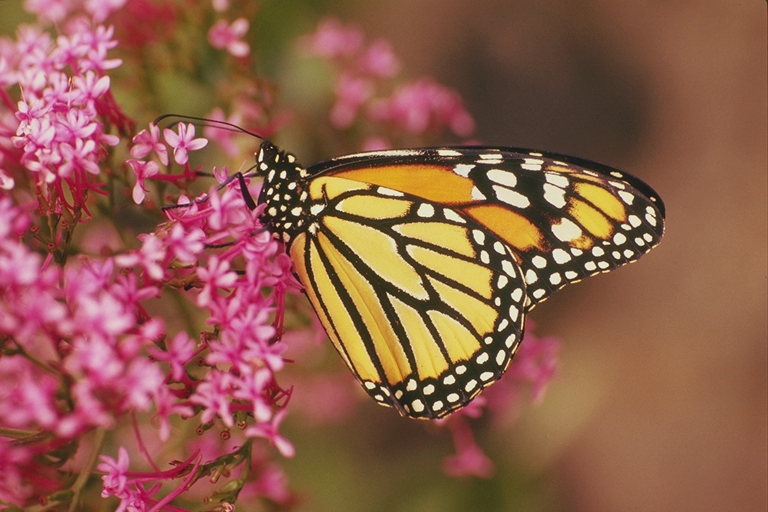
#> input picture Imagens/monarch.ppm, 768 x 512 px, found by its file name
$ python ScriptParaCores.py
#> lines starting #> are read from the running program, lines starting #| are printed output that depends on the picture
from matplotlib import pyplot as plt
import numpy as np
from PIL import Image

img = np.array(Image.open('imagens/monarch.ppm').convert('RGB'))
#> img is the input picture: shape (512, 768, 3); mean R, G, B 143.5, 93, 75

cores = ["red","green","blue"]
nomes = ['R','G','B']

plt.figure(figsize=(7,7))
for c in range(3):
    h = np.bincount(img[:,:,c].ravel(), minlength=256)
    plt.plot(h, color=cores[c], label=nomes[c])

plt.title("Histograma")
plt.xlabel('Nível')
plt.ylabel('Frequência')
plt.xlim(0,256)
plt.legend()
plt.show()
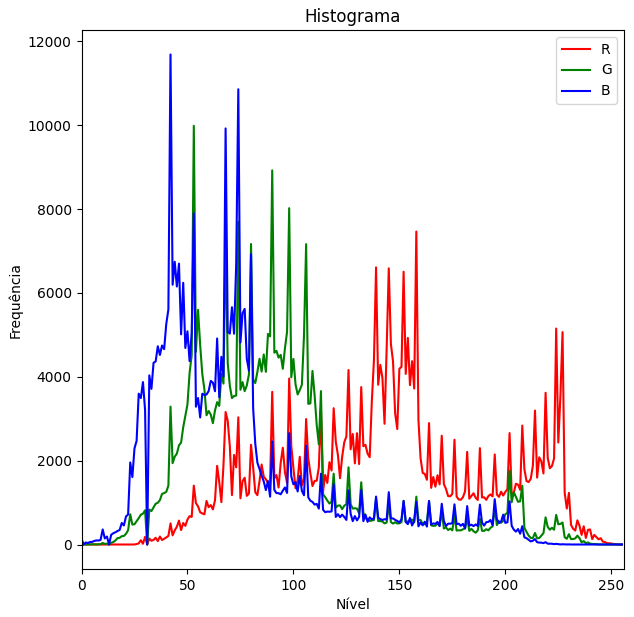
#> figure drawn by matplotlib, 1 panel; curve peaks at x = 158, y = 7463; curve peaks at x = 53, y = 9984; curve peaks at x = 42, y = 11685
